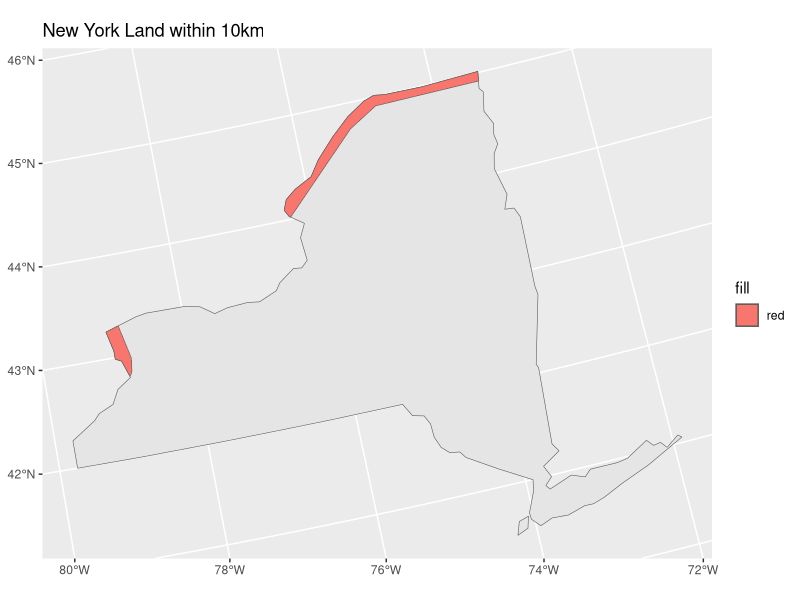
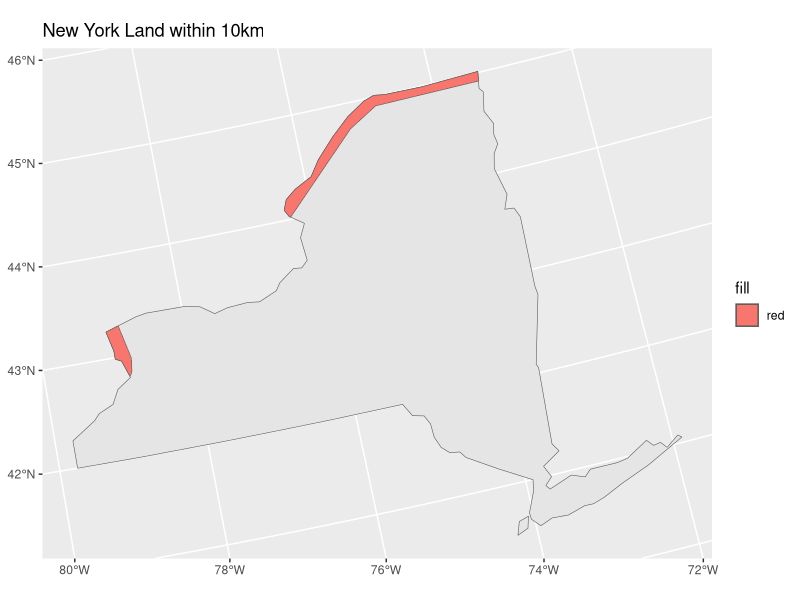

Recreate these plots in R, in order.
library(spData)
library(sf)
library(tidyverse)
library(units)
# Data
data(world)
data(us_states)

# Transformation
st_crs(world)
albers="+proj=aea +lat_1=29.5 +lat_2=45.5 +lat_0=37.5 +lon_0=-96 
+x_0=0 +y_0=0 +ellps=GRS80 +datum=NAD83 +units=m +no_defs"
world_albers <- st_transform(world, albers)

#Filter Canada
Canada <- world_albers %>% 
  filter(name_long == "Canada")
# Buffer
Canada_Buffer <- st_buffer(Canada, dist = 10000)

#States Object
us_states_albers <- st_transform(us_states, albers)
NY <- us_states_albers %>%
  filter(NAME == "New York")

# Create Border Object
Border <- st_intersection(Canada_Buffer, NY)
# Plot
Final_Plot <- ggplot() + geom_sf(data = NY) + 
  geom_sf(data = Border, aes(fill = 'red')) +
  labs(title = "New York Land within 10km")
Final_Plot
#Area Calculation
Border_area <- st_area(Border)
set_units(Border_area, km^2)
# Save Plot
ggsave(filename = "Final_Plot.png")
